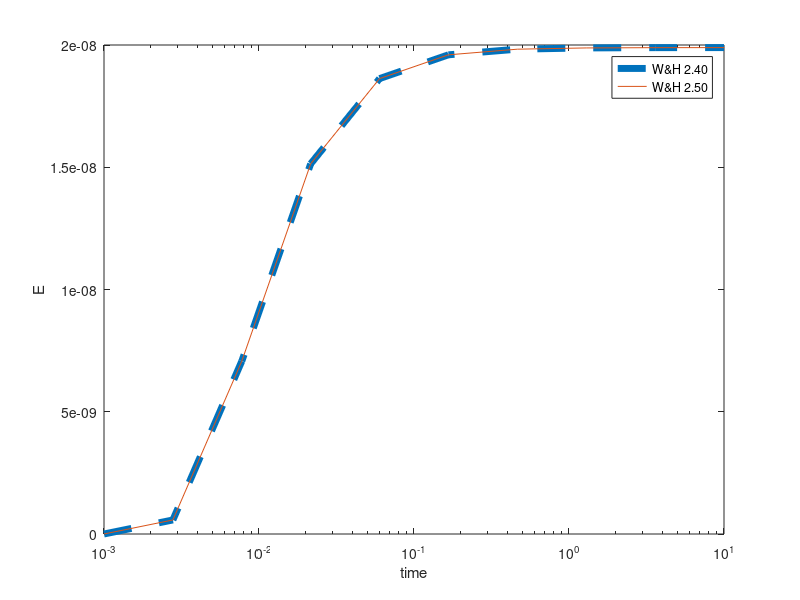

Source code (MATLAB):
clear all;
close all;
load('FilterCoefficients.mat');
fileID = fopen('myOutFile.txt','r');
ccc=fscanf(fileID,'%f');
fileID = fopen('freqs2.txt','w');
fileID2 = fopen('J05.txt','w');
eta=0;
c=0;
tau=0;
sigmaInf=1;
mu_0=1.2566370614359173e-06;
r  = sqrt( 200^2. + 0^2. + 0^2.);
x=200;
time=logspace(-3,1,10);
for tt=1:length(time)
    t=time(tt);
    theta=sqrt(mu_0*sigmaInf/(4*t));
    errfunc=erfc(theta*r);
    firstterm=( ( (4/sqrt(pi))*(theta^3)*(r^3) + ((6/sqrt(pi))*theta*r) )*exp(-theta^2*r^2)+3*errfunc );
    last=((((4/sqrt(pi))*(theta^3)*(r^3)+(2/sqrt(pi))*theta*r))*exp(-theta^2*r^2)+errfunc);
    ee(tt)=(1/(4*pi*sigmaInf*r^3))*(firstterm*(x^2/r^2)-last);
    for neww=1:N_J05
        w=(root_J05)^(neww-N0_J05)/t;
        w=w*(9.054710985091e-01);
        freqs(neww,tt)=w;
        sigma=sigmaInf*(1 - eta/(1 + (1i*2*pi*w*tau)^c));
        k  = sqrt(-1i*w*mu_0*sigma);
        front = 1 * 1 / (4. * pi * sigma * r^3) * exp(-1i*k*r);
        mid   = -k^2 * r^2 + 3*1i*k*r + 3;
        WH240(neww)=(1/(1i*w))*front*((x^2 / r^2)*mid + (k^2 * r^2 -1i*k*r-1));
        %WH240(neww)=front*((x^2 / r^2)*mid + (k^2 * r^2 -1i*k*r-1));
    end
    Efield(tt)=sqrt(2/pi)*imag(WH240)*J05/t;
    
end
fprintf(fileID,'%.8g\n',freqs(:,[10]));
fclose(fileID);
fprintf(fileID2,'%.8g\n',J05);
fclose(fileID2);
semilogx(time,abs(Efield),'--','LineWidth',5,'DisplayName','W&H 2.40')
hold on
semilogx(time,ee,'DisplayName','W&H 2.50')
xlabel('time')
ylabel('E')
legend
hold off
